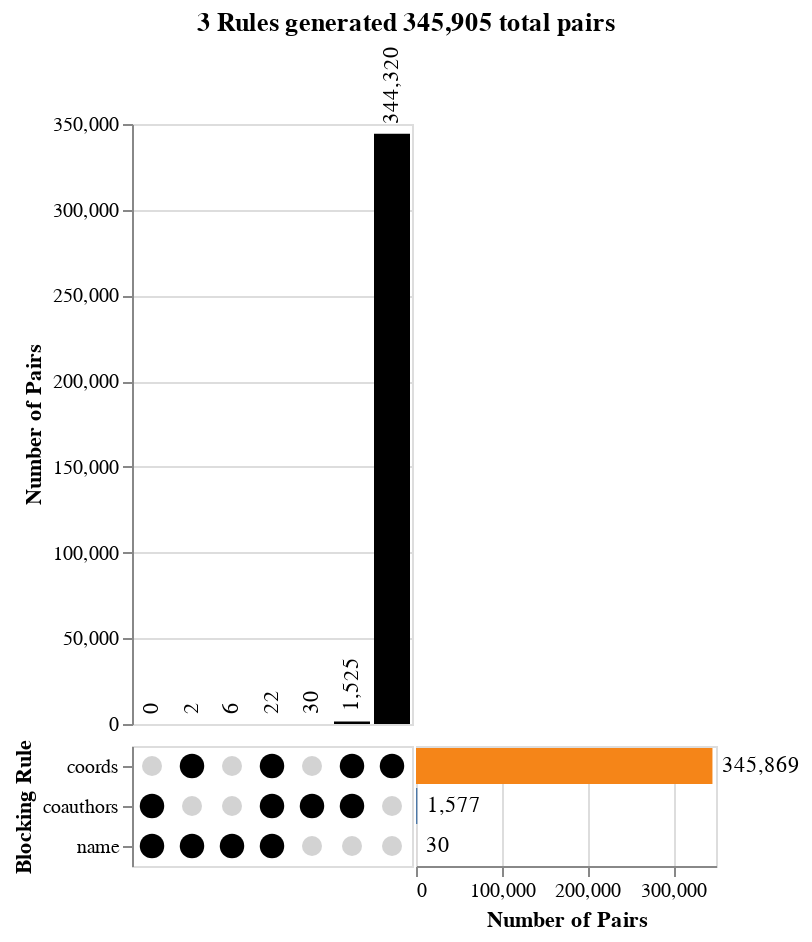

Write notebook code for a chart like this one.
### Markdown cell above
We can inspect which blocking rules are most to blame for the generated pairs. 
If some rules generate a huge amount of comparisons, it might be worth
trying to make them more restrictive so we get better performance.
Or, if some blocking rules aren't generating any comparisons,
that might be an indication that we have a bug in there somewhere.

### Code cell
linker.upset_chart(featured, featured.view())

### Figure 1 — Vega-Lite specification as saved in the notebook (floating-point values rounded to 4 significant figures)
{"config": {"view": {"continuousWidth": 300, "continuousHeight": 300}}, "vconcat": [{"layer": [{"mark": {"type": "bar", "color": "black"}, "encoding": {"x": {"axis": null, "field": "intersection_id", "sort": {"field": "intersection_size"}, "type": "ordinal"}, "y": {"field": "intersection_size", "title": "Number of Pairs", "type": "quantitative"}}, "transform": [{"filter": "(datum.set === 'coords')"}]}, {"mark": {"type": "text", "align": "left", "angle": 270, "dx": 5}, "encoding": {"text": {"field": "intersection_size", "format": ",", "type": "quantitative"}, "x": {"axis": null, "field": "intersection_id", "sort": {"field": "intersection_size"}, "type": "ordinal"}, "y": {"field": "intersection_size", "title": "Number of Pairs", "type": "quantitative"}}, "transform": [{"filter": "(datum.set === 'coords')"}]}]}, {"hconcat": [{"layer": [{"mark": {"type": "circle", "color": "lightgray", "opacity": 1, "size": 100}, "encoding": {"tooltip": [{"field": "set", "type": "nominal"}], "x": {"axis": null, "field": "intersection_id", "sort": {"field": "intersection_size"}, "type": "ordinal"}, "y": {"axis": {"labelLimit": 500, "title": "Blocking Rule"}, "field": "set", "sort": ["coords", "coauthors", "name"], "type": "ordinal"}}}, {"mark": {"type": "circle", "color": "black", "opacity": 1, "size": 150}, "encoding": {"tooltip": [{"field": "set", "type": "nominal"}], "x": {"axis": null, "field": "intersection_id", "sort": {"field": "intersection_size"}, "type": "ordinal"}, "y": {"axis": {"labelLimit": 500, "title": "Blocking Rule"}, "field": "set", "sort": ["coords", "coauthors", "name"], "type": "ordinal"}}, "transform": [{"filter": "datum.is_intersect"}]}]}, {"layer": [{"mark": {"type": "bar"}, "encoding": {"color": {"field": "set", "legend": null, "type": "nominal"}, "tooltip": [{"field": "set", "type": "nominal"}], "x": {"aggregate": "sum", "field": "intersection_size", "title": "Number of Pairs", "type": "quantitative"}, "y": {"axis": null, "field": "set", "sort": ["coords", "coauthors", "name"], "type": "ordinal"}}, "transform": [{"filter": "datum.is_intersect"}]}, {"mark": {"type": "text", "align": "left", "dx": 5}, "encoding": {"text": {"aggregate": "sum", "field": "intersection_size", "format": ",", "type": "quantitative"}, "tooltip": [{"field": "set", "type": "nominal"}], "x": {"aggregate": "sum", "field": "intersection_size", "title": "Number of Pairs", "type": "quantitative"}, "y": {"axis": null, "field": "set", "sort": ["coords", "coauthors", "name"], "type": "ordinal"}}, "transform": [{"filter": "datum.is_intersect"}]}], "width": 150}], "spacing": 0}], "data": {"name": "data-ae61968a2c66e7732f26bf9089ea5ae4"}, "spacing": 0, "title": {"text": "3 Rules generated 345,905 total pairs", "anchor": "middle"}, "$schema": "https://vega.github.io/schema/vega-lite/v5.20.1.json", "datasets": {"data-ae61968a2c66e7732f26bf9089ea5ae4": [{"intersection_id": 0, "intersection_size": 30, "intersection_degree": 1, "set": "name", "is_intersect": false, "set_order": 0}, {"intersection_id": 1, "intersection_size": 0, "intersection_degree": 2, "set": "name", "is_intersect": true, "set_order": 0}, {"intersection_id": 2, "intersection_size": 2, "intersection_degree": 2, "set": "name", "is_intersect": true, "set_order": 0}, {"intersection_id": 3, "intersection_size": 344320, "intersection_degree": 1, "set": "name", "is_intersect": false, "set_order": 0}, {"intersection_id": 4, "intersection_size": 6, "intersection_degree": 1, "set": "name", "is_intersect": true, "set_order": 0}, {"intersection_id": 5, "intersection_size": 1525, "intersection_degree": 2, "set": "name", "is_intersect": false, "set_order": 0}, {"intersection_id": 6, "intersection_size": 22, "intersection_degree": 3, "set": "name", "is_intersect": true, "set_order": 0}, {"intersection_id": 0, "intersection_size": 30, "intersection_degree": 1, "set": "coauthors", "is_intersect": true, "set_order": 1}, {"intersection_id": 1, "intersection_size": 0, "intersection_degree": 2, "set": "coauthors", "is_intersect": true, "set_order": 1}, {"intersection_id": 2, "intersection_size": 2, "intersection_degree": 2, "set": "coauthors", "is_intersect": false, "set_order": 1}, {"intersection_id": 3, "intersection_size": 344320, "intersection_degree": 1, "set": "coauthors", "is_intersect": false, "set_order": 1}, {"intersection_id": 4, "intersection_size": 6, "intersection_degree": 1, "set": "coauthors", "is_intersect": false, "set_order": 1}, {"intersection_id": 5, "intersection_size": 1525, "intersection_degree": 2, "set": "coauthors", "is_intersect": true, "set_order": 1}, {"intersection_id": 6, "intersection_size": 22, "intersection_degree": 3, "set": "coauthors", "is_intersect": true, "set_order": 1}, {"intersection_id": 0, "intersection_size": 30, "intersection_degree": 1, "set": "coords", "is_intersect": false, "set_order": 2}, {"intersection_id": 1, "intersection_size": 0, "intersection_degree": 2, "set": "coords", "is_intersect": false, "set_order": 2}, {"intersection_id": 2, "intersection_size": 2, "intersection_degree": 2, "set": "coords", "is_intersect": true, "set_order": 2}, {"intersection_id": 3, "intersection_size": 344320, "intersection_degree": 1, "set": "coords", "is_intersect": true, "set_order": 2}, {"intersection_id": 4, "intersection_size": 6, "intersection_degree": 1, "set": "coords", "is_intersect": false, "set_order": 2}, {"intersection_id": 5, "intersection_size": 1525, "intersection_degree": 2, "set": "coords", "is_intersect": true, "set_order": 2}, {"intersection_id": 6, "intersection_size": 22, "intersection_degree": 3, "set": "coords", "is_intersect": true, "set_order": 2}]}}
